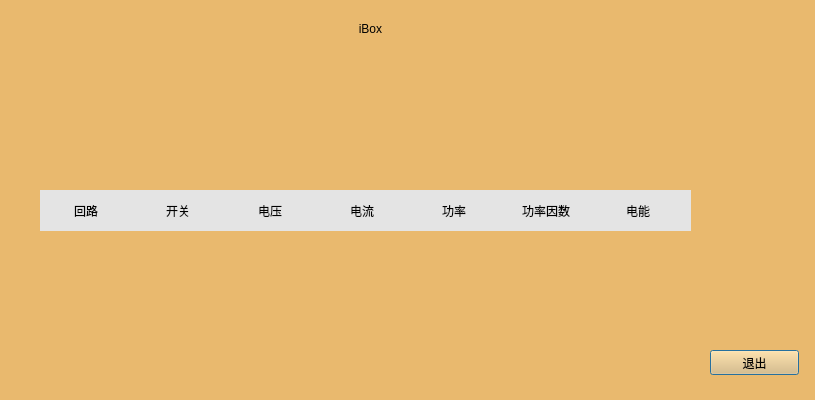
<?xml version="1.0" encoding="UTF-8"?>
<ui version="4.0">
 <class>BoxDlg</class>
 <widget class="QDialog" name="BoxDlg">
  <property name="geometry">
   <rect>
    <x>0</x>
    <y>0</y>
    <width>815</width>
    <height>400</height>
   </rect>
  </property>
  <property name="contextMenuPolicy">
   <enum>Qt::PreventContextMenu</enum>
  </property>
  <property name="windowTitle">
   <string>helloworld</string>
  </property>
  <property name="styleSheet">
   <string notr="true">color: rgb(0, 0, 0);
background-color: rgb(233, 185, 110);</string>
  </property>
  <property name="modal">
   <bool>false</bool>
  </property>
  <widget class="QLabel" name="titleLab">
   <property name="geometry">
    <rect>
     <x>310</x>
     <y>20</y>
     <width>121</width>
     <height>18</height>
    </rect>
   </property>
   <property name="text">
    <string>iBox</string>
   </property>
   <property name="alignment">
    <set>Qt::AlignCenter</set>
   </property>
  </widget>
  <widget class="QWidget" name="line3Wid" native="true">
   <property name="geometry">
    <rect>
     <x>40</x>
     <y>330</y>
     <width>651</width>
     <height>41</height>
    </rect>
   </property>
  </widget>
  <widget class="QWidget" name="line2Wid" native="true">
   <property name="geometry">
    <rect>
     <x>40</x>
     <y>280</y>
     <width>651</width>
     <height>41</height>
    </rect>
   </property>
  </widget>
  <widget class="QWidget" name="line1Wid" native="true">
   <property name="geometry">
    <rect>
     <x>40</x>
     <y>230</y>
     <width>651</width>
     <height>41</height>
    </rect>
   </property>
  </widget>
  <widget class="QWidget" name="totalWid" native="true">
   <property name="geometry">
    <rect>
     <x>30</x>
     <y>50</y>
     <width>771</width>
     <height>121</height>
    </rect>
   </property>
  </widget>
  <widget class="QPushButton" name="pushButton">
   <property name="geometry">
    <rect>
     <x>710</x>
     <y>350</y>
     <width>89</width>
     <height>25</height>
    </rect>
   </property>
   <property name="text">
    <string>退出</string>
   </property>
  </widget>
  <widget class="QWidget" name="line1Wid_2" native="true">
   <property name="geometry">
    <rect>
     <x>40</x>
     <y>190</y>
     <width>651</width>
     <height>41</height>
    </rect>
   </property>
   <property name="styleSheet">
    <string notr="true">background-color: rgb(228,228,228);</string>
   </property>
   <layout class="QHBoxLayout" name="horizontalLayout">
    <item>
     <widget class="QLabel" name="label">
      <property name="minimumSize">
       <size>
        <width>80</width>
        <height>0</height>
       </size>
      </property>
      <property name="maximumSize">
       <size>
        <width>80</width>
        <height>16777215</height>
       </size>
      </property>
      <property name="text">
       <string>回路</string>
      </property>
      <property name="alignment">
       <set>Qt::AlignCenter</set>
      </property>
     </widget>
    </item>
    <item>
     <widget class="QLabel" name="label_2">
      <property name="minimumSize">
       <size>
        <width>80</width>
        <height>0</height>
       </size>
      </property>
      <property name="maximumSize">
       <size>
        <width>80</width>
        <height>16777215</height>
       </size>
      </property>
      <property name="text">
       <string>开关</string>
      </property>
      <property name="alignment">
       <set>Qt::AlignCenter</set>
      </property>
     </widget>
    </item>
    <item>
     <widget class="QLabel" name="label_3">
      <property name="minimumSize">
       <size>
        <width>80</width>
        <height>0</height>
       </size>
      </property>
      <property name="maximumSize">
       <size>
        <width>80</width>
        <height>16777215</height>
       </size>
      </property>
      <property name="text">
       <string>电压</string>
      </property>
      <property name="alignment">
       <set>Qt::AlignCenter</set>
      </property>
     </widget>
    </item>
    <item>
     <widget class="QLabel" name="label_4">
      <property name="minimumSize">
       <size>
        <width>80</width>
        <height>0</height>
       </size>
      </property>
      <property name="maximumSize">
       <size>
        <width>80</width>
        <height>16777215</height>
       </size>
      </property>
      <property name="text">
       <string>电流</string>
      </property>
      <property name="alignment">
       <set>Qt::AlignCenter</set>
      </property>
     </widget>
    </item>
    <item>
     <widget class="QLabel" name="label_5">
      <property name="minimumSize">
       <size>
        <width>80</width>
        <height>0</height>
       </size>
      </property>
      <property name="maximumSize">
       <size>
        <width>80</width>
        <height>16777215</height>
       </size>
      </property>
      <property name="text">
       <string>功率</string>
      </property>
      <property name="alignment">
       <set>Qt::AlignCenter</set>
      </property>
     </widget>
    </item>
    <item>
     <widget class="QLabel" name="label_6">
      <property name="minimumSize">
       <size>
        <width>80</width>
        <height>0</height>
       </size>
      </property>
      <property name="maximumSize">
       <size>
        <width>80</width>
        <height>16777215</height>
       </size>
      </property>
      <property name="text">
       <string>功率因数</string>
      </property>
      <property name="alignment">
       <set>Qt::AlignCenter</set>
      </property>
     </widget>
    </item>
    <item>
     <widget class="QLabel" name="label_7">
      <property name="minimumSize">
       <size>
        <width>80</width>
        <height>0</height>
       </size>
      </property>
      <property name="maximumSize">
       <size>
        <width>80</width>
        <height>16777215</height>
       </size>
      </property>
      <property name="text">
       <string>电能</string>
      </property>
      <property name="alignment">
       <set>Qt::AlignCenter</set>
      </property>
     </widget>
    </item>
   </layout>
  </widget>
 </widget>
 <resources/>
 <connections/>
</ui>
